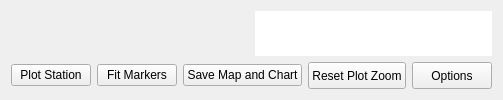
          <widget class="QWidget" name="tab_viewTimeseries">
           <attribute name="title">
            <string>View Timeseries Data</string>
           </attribute>
           <layout class="QVBoxLayout" name="verticalLayout_6">
            <item>
             <layout class="QHBoxLayout" name="horizontalLayout_30">
              <item>
               <widget class="WebEngineView" name="timeseries_map" native="true">
                <property name="sizePolicy">
                 <sizepolicy hsizetype="Preferred" vsizetype="Preferred">
                  <horstretch>2</horstretch>
                  <verstretch>0</verstretch>
                 </sizepolicy>
                </property>
                <property name="minimumSize">
                 <size>
                  <width>2</width>
                  <height>0</height>
                 </size>
                </property>
                <property name="statusTip">
                 <string>Click markers to select a station, CTRL+Click to select multiple stations</string>
                </property>
                <property name="url" stdset="0">
                 <url>
                  <string>qrc:/rsc/html/timeseries_maps.html</string>
                 </url>
                </property>
               </widget>
              </item>
              <item>
               <widget class="ChartView" name="timeseries_graphics" native="true">
                <property name="sizePolicy">
                 <sizepolicy hsizetype="Expanding" vsizetype="Expanding">
                  <horstretch>2</horstretch>
                  <verstretch>0</verstretch>
                 </sizepolicy>
                </property>
                <property name="minimumSize">
                 <size>
                  <width>0</width>
                  <height>0</height>
                 </size>
                </property>
                <property name="styleSheet">
                 <string notr="true">background-color: rgb(255, 255, 255);</string>
                </property>
               </widget>
              </item>
             </layout>
            </item>
            <item>
             <layout class="QHBoxLayout" name="horizontalLayout_5">
              <item>
               <widget class="QPushButton" name="button_plotTimeseriesStation">
                <property name="text">
                 <string>Plot Station</string>
                </property>
               </widget>
              </item>
              <item>
               <widget class="QPushButton" name="button_fitTimeseries">
                <property name="text">
                 <string>Fit Markers</string>
                </property>
               </widget>
              </item>
              <item>
               <widget class="QPushButton" name="button_saveTimeseriesImage">
                <property name="text">
                 <string>Save Map and Chart</string>
                </property>
               </widget>
              </item>
              <item>
               <widget class="QPushButton" name="button_usertimeseriesResetZoom">
                <property name="minimumSize">
                 <size>
                  <width>0</width>
                  <height>27</height>
                 </size>
                </property>
                <property name="text">
                 <string>Reset Plot Zoom</string>
                </property>
               </widget>
              </item>
              <item>
               <widget class="QPushButton" name="pushButton_displayOptions">
                <property name="minimumSize">
                 <size>
                  <width>0</width>
                  <height>27</height>
                 </size>
                </property>
                <property name="text">
                 <string>Options</string>
                </property>
                <property name="checkable">
                 <bool>false</bool>
                </property>
                <property name="checked">
                 <bool>false</bool>
                </property>
               </widget>
              </item>
             </layout>
            </item>
           </layout>
          </widget>
